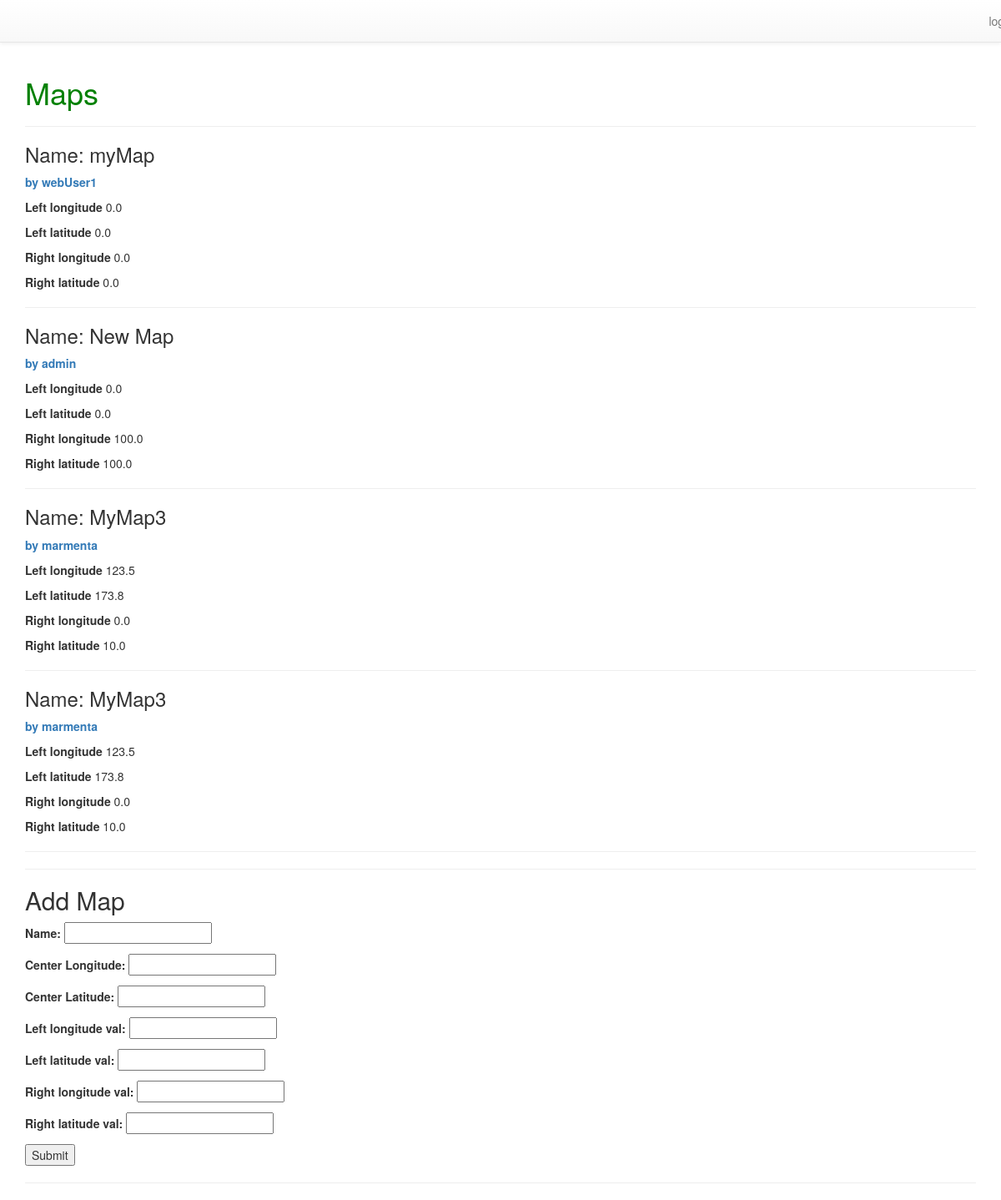
The page / on the database its author committed.
### main_app/models.py (models this page shows, shortened)
class Map(models.Model):
    user = models.ForeignKey(User)
    name = models.CharField(max_length=100)
    center_longitude_val = models.FloatField()
    center_latitude_val = models.FloatField()
    left_longitude_val = models.FloatField()
    left_latitude_val = models.FloatField()
    right_longitude_val = models.FloatField()
    right_latitude_val = models.FloatField()

### main_app/views.py (the view)
# urls.py: url(r'^$', views.index),
def index(request):
    maps = Map.objects.all()
    form = MapForm()
    return render(request, 'index.html', {'maps':maps, 'form':form})

### main_app/forms.py
class MapForm(forms.Form):
    name = forms.CharField(label='Name', max_length=100)
    longitude_val = forms.FloatField(label='Center Longitude')
    latitude_val = forms.FloatField(label='Center Latitude')
    left_longitude_val = forms.FloatField()
    left_latitude_val = forms.FloatField()
    right_longitude_val = forms.FloatField()
    right_latitude_val = forms.FloatField()

### main_app/templates/index.html (shortened to what this page needs)
<!DOCTYPE html>
<html>
    <head>
    <link href='https://api.mapbox.com/mapbox-gl-js/v0.31.0/mapbox-gl.css' rel='stylesheet' />
    </head>
<body>
{% extends 'base.html'%}
{% block content %}
<h1>Maps</h1>
<hr>
{% for map in maps %}
<h3>Name:</strong> {{map.name}}</h3>
<p><strong><a href="/user/{{map.user.username}}/"> by {{map.user.username}}</a></strong></p>
<p><strong>Left longitude</strong> {{map.left_longitude_val}}</p>
<p><strong>Left latitude</strong> {{map.left_latitude_val}}</p>
<p><strong>Right longitude</strong> {{map.right_longitude_val}}</p>
<p><strong>Right latitude</strong> {{map.right_latitude_val}}</p>
<hr>
{% endfor %}
<hr>
    <h2>Add Map</h2>
<form action="post_url/" method="post">
    {{form.as_p}}
    <input type="submit" value="Submit" />
<hr>
{% endblock %}

### main_app/templates/base.html (shortened to what this page needs)
{% load staticfiles %}
<!DOCTYPE html>
<html>
   <head>
<link rel="stylesheet" href="https://maxcdn.bootstrapcdn.com/bootstrap/3.3.7/css/bootstrap.min.css">
<link rel="stylesheet" href="https://maxcdn.bootstrapcdn.com/bootstrap/3.3.7/css/bootstrap-theme.min.css">
<link href="{% static 'style.css' %}" rel="stylesheet">
<body>
<nav class="navbar navbar-default navbar-static-top text-center">
{% if user.is_authenticated %}
    <a class="navbar-text navbar-right" href="{% url 'profile' user.username %}">{{ user.username }}</a>
    <a class="navbar-text navbar-right" href="{% url 'logout' %}">logout</a>
    <a class="navbar-text navbar-right" href="/">all maps</a>
    <a class="navbar-text navbar-right" href="/admin">all maps</a>
{% else %}
    <a class="navbar-text navbar-right" href="{% url 'login' %}">login</a>
{% endif %}
</nav>
<main class="container container--mw700">
{% block content %}
{% endblock %}
</main>
</body>
</html>

### main_app/static/style.css (style rules this page uses)
h1 { color:green; }

### rows shown on the page
Map: name "myMap", user.username "webUser1", left_longitude_val "0.0", left_latitude_val "0.0", right_longitude_val "0.0", right_latitude_val "0.0"
Map: name "New Map", user.username "admin", left_longitude_val "0.0", left_latitude_val "0.0", right_longitude_val "100.0", right_latitude_val "100.0"
Map: name "MyMap3", user.username "marmenta", left_longitude_val "123.5", left_latitude_val "173.8", right_longitude_val "0.0", right_latitude_val "10.0"
Map: name "MyMap3", user.username "marmenta", left_longitude_val "123.5", left_latitude_val "173.8", right_longitude_val "0.0", right_latitude_val "10.0"
